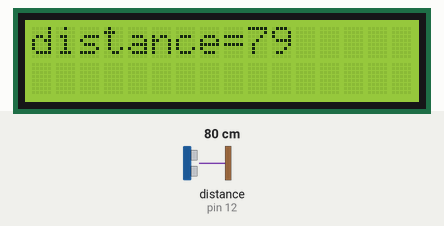
Simulated run of this sketch. Board: Arduino Uno, built with avr-gcc and run on an emulated ATmega328P. Shown: 16×2 character LCD. Wiring (inferred from the names in the program): ultrasonic range finder: trigger pin 13; echo pin 12. The inputs (shaded band) are chosen by the test bench; at power-on: distance to the obstacle (sensor on pin 12) 80 cm. The echo pulse lasts 58.3 µs per cm; what the sketch prints to the serial monitor is not drawn.

Above: at 1.2 s.
1.3 s: distance to the obstacle (sensor on pin 12) set to 2 cm
At 2.8 s:
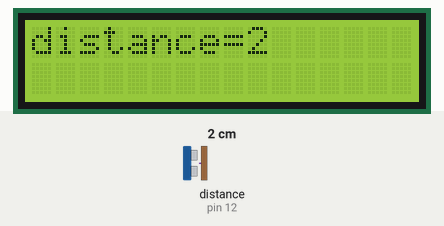
5.4 s: distance to the obstacle (sensor on pin 12) set to 4 cm
At 6.5 s:
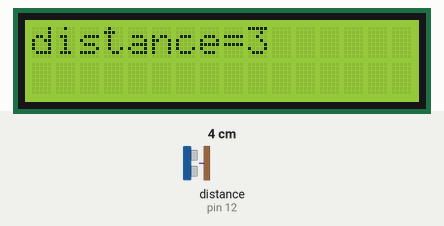
8.6 s: distance to the obstacle (sensor on pin 12) set to 9 cm
At 9.9 s:
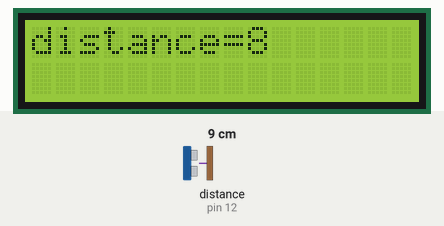
Timing chart, 0 to 11.6 s (numbered marks = the images above; inputs shaded):
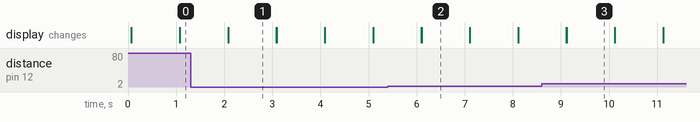

Measured:
- after the input at 1.3 s, the display: first differs from a run without the input after 0.78 s (image 1)
- after the input at 5.4 s, the display: first differs from a run without the input after 0.70 s (image 2)
- after the input at 8.6 s, the display: first differs from a run without the input after 0.52 s (image 3)
- what the display in image 1 shows lasts 1.0 s, from 2.1 s to 3.1 s

The sketch:

ultrasonic.ino
```cpp
#include<LiquidCrystal.h>
LiquidCrystal lcd(2,3,4,5,6,7,8,9,10,11);//8 bit mode
int Echo=12;
int Trigger=13;
int var=0;
int d;
void setup()
{
  lcd.begin(16,2);
  lcd.setCursor(0,0);
  Serial.begin(9600);
  pinMode(Echo,INPUT);
  pinMode(Trigger,OUTPUT);
}
void loop()
{
  digitalWrite(Trigger,LOW);
  delayMicroseconds(10);
  digitalWrite(Trigger,HIGH);
  delayMicroseconds(10);
  digitalWrite(Trigger,LOW);
  var=pulseIn(Echo,HIGH);
  d=(0.034*var)/2;
  Serial.print("object detected at a distance=");
  Serial.print(d);
  lcd.print("distance=");
  lcd.print(d);
  delay(1000);
  lcd.clear();
}
```
